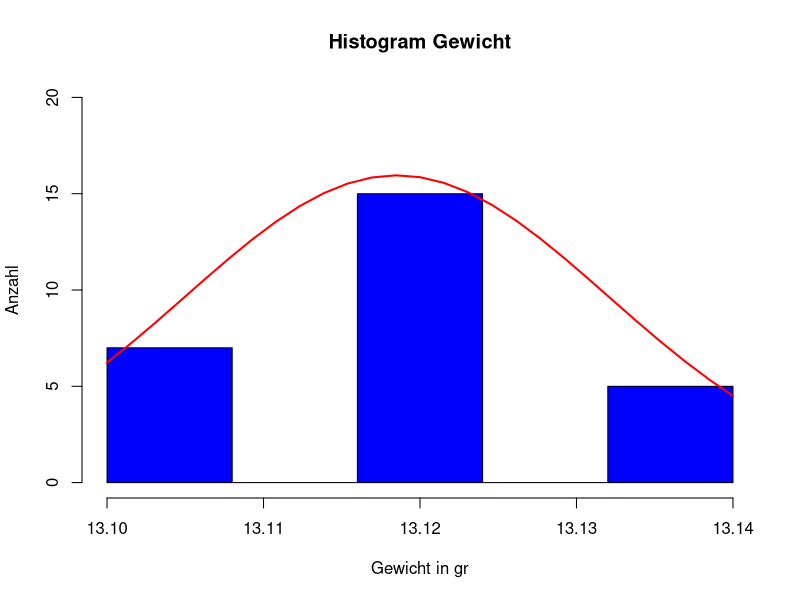
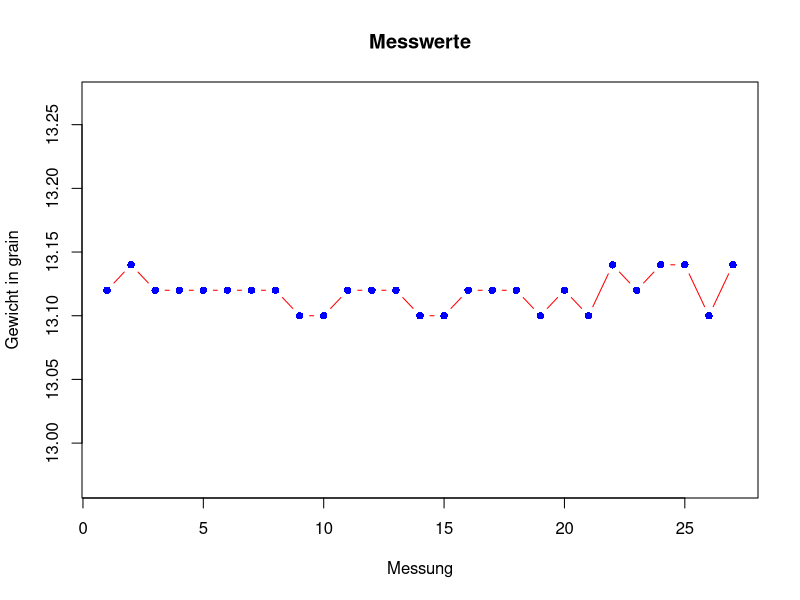
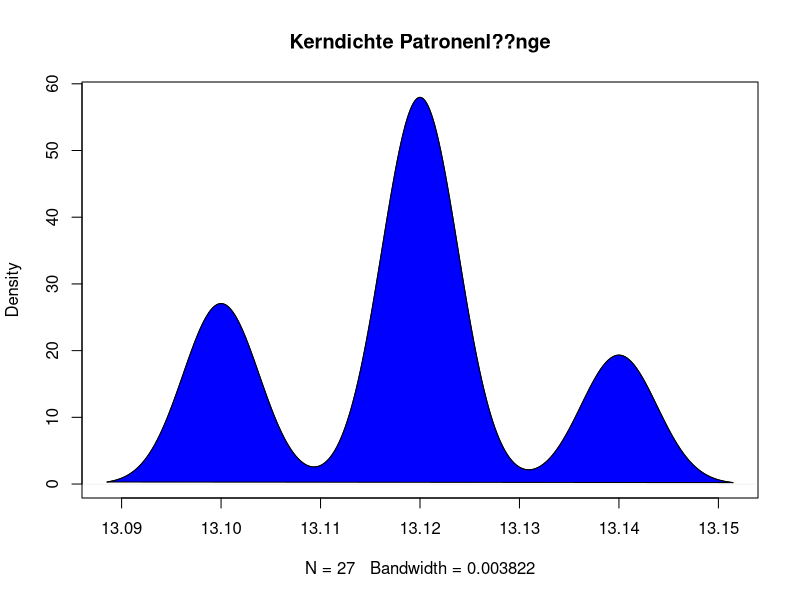

These charts were generated, in order, by the following R code:
## ---- chunk 1
library(ggplot2)
## ---- chunk 2
#Rohdaten
valuesB = c(13.12,13.14,13.12,13.12,13.12,13.12,13.12,13.12,13.10,13.10,13.12,13.12,13.12,13.10,13.10,13.12,13.12,13.12,13.10,13.12,13.10,13.14,13.12,13.14,13.14,13.10,13.14)
dataB = data.frame(value=valuesB)





## ---- chunk 3
ylim = c(min(valuesB)*0.990, max(valuesB)*1.01)

breaks = seq(min(valuesB), max(valuesB), length.out = ceiling(sqrt(length(valuesB))))
h<-hist(valuesB, breaks=breaks, col="blue", xlab="Gewicht in gr", ylab="Anzahl", ylim=c(0,20), main="Histogram Gewicht") 
xfit<-seq(min(valuesB),max(valuesB),length=length(valuesB)) 
yfit<-dnorm(xfit,mean=mean(valuesB),sd=sd(valuesB)) 
yfit <- yfit*0.02*length(valuesB) 
lines(xfit, yfit, col="red", lwd=2)



## ---- chunk 4
plot(valuesB, type='b', col='red', pch=16, bg = 'blue', main="Messwerte", xlab = "Messung", ylab = 'Gewicht in grain', ylim =ylim )
points(valuesB, type='p', col='blue', pch=16)
## ---- chunk 5
d <- density(valuesB,adjust = 1.1) # returns the density data 
plot(d,  main="Kerndichte Patronenl??nge")
polygon(d, col="blue", border="black")
